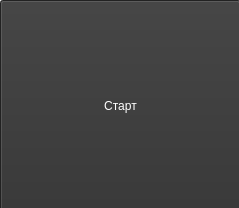
<?xml version="1.0" encoding="UTF-8"?>
<ui version="4.0">
 <class>MainWindow</class>
 <widget class="QMainWindow" name="MainWindow">
  <property name="geometry">
   <rect>
    <x>0</x>
    <y>0</y>
    <width>239</width>
    <height>208</height>
   </rect>
  </property>
  <property name="windowTitle">
   <string>PyVoice</string>
  </property>
  <widget class="QWidget" name="centralwidget">
   <widget class="QPushButton" name="pushButton">
    <property name="geometry">
     <rect>
      <x>0</x>
      <y>0</y>
      <width>241</width>
      <height>211</height>
     </rect>
    </property>
    <property name="styleSheet">
     <string notr="true">.QPushButton{
background-color:rgb(48, 48, 48);
bordrer-radius:30px;
color:white;
font: 16pt &quot;Cascadia Mono&quot;;
}
.QPushButton:hover{
background-color:rgb(0, 185, 0);

}

</string>
    </property>
    <property name="text">
     <string>Старт</string>
    </property>
   </widget>
  </widget>
 </widget>
 <resources/>
 <connections/>
</ui>
